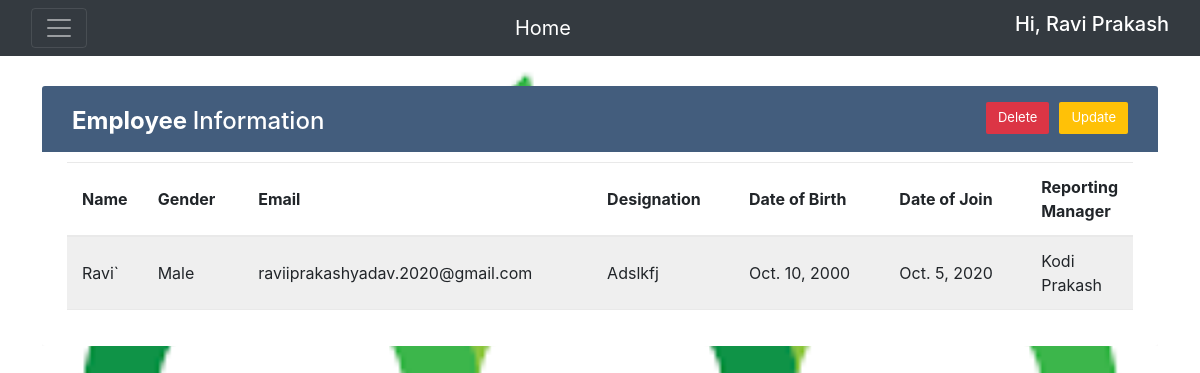
The page /app/detail/12 (signed in) on the database its author committed.
### app/models.py (models this page shows, shortened)
class Employee(models.Model):
    CHOICE=(('male','Male'), ('female',' Female'),('other','Others'))
    name=models.CharField(max_length=30)
    email=models.EmailField()
    date_of_birth=models.DateField()
    date_of_join=models.DateField()
    gender=models.CharField(max_length=20, choices=CHOICE )
    designation=models.CharField(max_length=30)
    reporting_manager=models.CharField(max_length=30)

### app/views.py (the view)
# urls.py: path('detail/<int:pk>', views.EmpDetail.as_view(), name='detail'),
class EmpDetail(DetailView):
    model = Employee
    def get_context_data(self,*args, **kwargs):
        context = super(EmpDetail, self).get_context_data(*args,**kwargs)
        context['emp_data'] = Employee.objects.all()
        return context

### templates/app/Employee_detail.html (shortened to what this page needs)
<!doctype html>
<html lang="en">
<head>
	<link href="https://cdn.jsdelivr.net/npm/bootstrap@5.2.0/dist/css/bootstrap.min.css" rel="stylesheet">
	<link href="https://getbootstrap.com/docs/5.2/assets/css/docs.css" rel="stylesheet">
	<link rel="stylesheet" href="https://maxcdn.bootstrapcdn.com/bootstrap/4.0.0/css/bootstrap.min.css"
>
</head>
<body>
	<nav class="navbar navbar-dark bg-dark fixed">
		<div class="container-fluid">
			<button class="navbar-toggler" type="button" data-bs-toggle="offcanvas"
				data-bs-target="#offcanvasDarkNavbar" aria-controls="offcanvasDarkNavbar">
				<span class="navbar-toggler-icon"></span>
			</button>
			<a class="navbar-brand" href="/app/home">Home</a>
			{% if user.is_authenticated %}
			<h5 style="color: white">Hi, {{user.first_name|title}} {{user.last_name|title}}</h5>
			{% else %}
			<h5 style=color:white>Hi, Guest User</h5>
			{% endif %}
		</div>
	</nav>
	<div class="container-xl">
		<div class="table-responsive">
			<div class="table-wrapper">
				<div class="table-title">
					<div class="row">
						<div class="col-sm-6">
							<h2><b>Employee </b>Information</h2>
						</div>
						<div class="col-sm-6">
							{% if request.user.is_superuser %}
							<tr>
								<th>
									<form action="/app/update/{{object.id}}" class="inline">
										<button class="btn btn-warning">Update</button>
									</form>
								</th>
								<th>
									<form action="/app/delete/{{object.id}}" class="inline">
										<button class="btn btn-danger">Delete</button>
									</form>
								</th>
							</tr>
							{% else %}
							<h6 style="color:yellow"> <strong> Please Contact Admin for any correction </strong></h6>
							{% endif %}
						</div>
					</div>
				</div>
				<table class="table table-striped table-hover">
					<thead>
						<tr>
							<th>Name</th>
							<th>Gender</th>
							<th>Email</th>
							<th>Designation</th>
							<th>Date of Birth</th>
							<th>Date of Join</th>
							<th>Reporting Manager</th>
						</tr>
					</thead>
					<tbody>
						<tr>
							<td>{{object.name|title}}</td>
							<td>{{object.gender|title}}</td>
							<td>{{object.email|lower}}</td>
							<td>{{object.designation|title}}</td>
							<td>{{object.date_of_birth|date}}</td>
							<td>{{object.date_of_join|date}}</td>
							<td>{{object.reporting_manager|title}}</td>
						</tr>
					</tbody>
				</table>
			</div>
		</div>
	</div>
</body>
</html>

### templates/app/Employee_detail.html (style rules this page uses)
body { background-repeat: no-repeat; background-attachment: fixed; background-size: 100% 100%; }
.table-responsive { margin: 30px 0; }
.table-wrapper { background: #fff; padding: 20px 25px; border-radius: 3px; min-width: 1000px; box-shadow: 0 1px 1px rgba(0, 0, 0, .05); }
.table-title { padding-bottom: 15px; background: #435d7d; color: #fff; padding: 16px 30px; min-width: 100%; margin: -20px -25px 10px; border-radius: 3px 3px 0 0; }
.table-title h2 { margin: 5px 0 0; font-size: 24px; }
.table-title .btn { color: #fff; float: right; font-size: 13px; border: none; min-width: 50px; border-radius: 2px; border: none; outline: none !important; margin-left: 10px; }
table.table tr th, table.table tr td { border-color: #e9e9e9; padding: 12px 15px; vertical-align: middle; }
table.table tr th:first-child { width: 60px; }
table.table tr th:last-child { width: 100px; }
table.table-striped tbody tr:nth-of-type(odd) { background-color: #fcfcfc; }

### rows shown on the page
Employee: name "Ravi`", gender "Male", email "raviiprakashyadav.2020@gmail.com", designation "Adslkfj", date_of_birth "Oct. 10, 2000", date_of_join "Oct. 5, 2020", reporting_manager "Kodi Prakash"

### other values the page prints
{{ user.first_name|title }} "Ravi"
{{ user.last_name|title }} "Prakash"
